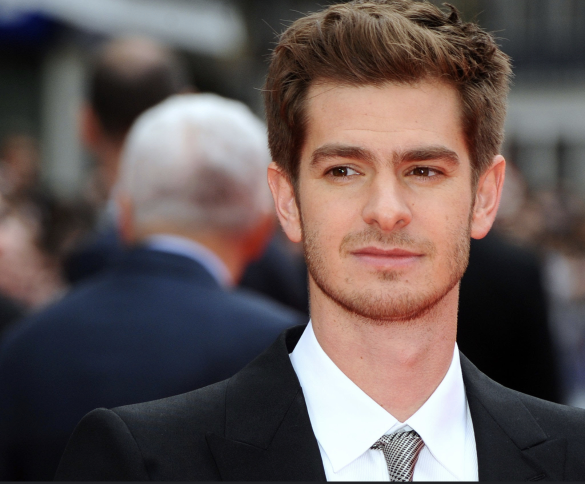
#> input picture img ML2/Andrew Garfield/IMG_2986.PNG, 1170 x 967 px (shown at 1/2 size); its folder holds only this picture in this run
$ python preprocesamiento.py
#> lines starting #> are read from the running program, lines starting #| are printed output that depends on the picture
import os
import cv2
import numpy as np

def preprocesar_imagenes(ruta_origen, ruta_destino, tamano=(1000, 1000)):
    # Crear la carpeta de destino si no existe
#> called with ruta_origen = 'img ML2', ruta_destino = 'img_preprocesadas2', tamano = (1000, 1000)
    if not os.path.exists(ruta_destino):
        os.makedirs(ruta_destino)

    # Cargar el clasificador de detección de rostros
    detector_rostros = cv2.CascadeClassifier(cv2.data.haarcascades + 'haarcascade_frontalface_default.xml')

    for persona in os.listdir(ruta_origen):
        ruta_persona_origen = os.path.join(ruta_origen, persona)
        if os.path.isdir(ruta_persona_origen):  # Comprobar si es una carpeta
            ruta_persona_destino = os.path.join(ruta_destino, persona)
            if not os.path.exists(ruta_persona_destino):
                os.makedirs(ruta_persona_destino)

            for archivo in os.listdir(ruta_persona_origen):
                ruta_completa_origen = os.path.join(ruta_persona_origen, archivo)

                imagen = cv2.imread(ruta_completa_origen)
#> imagen is the input picture: shape (967, 1170, 3); mean B, G, R 85.1, 86.5, 98.9
                if imagen is None:
                    continue  # Saltar al siguiente archivo si no se puede leer

                # Detección de rostros
                rostros = detector_rostros.detectMultiScale(imagen, scaleFactor=1.1, minNeighbors=5, minSize=(30, 30))
#> rostros = [[548, 172, 446, 446]]
                if len(rostros) == 0:
                    continue  # Saltar al siguiente archivo si no se detectan rostros

                # Recorte de rostros
                (x, y, w, h) = rostros[0]
#> x = 548; y = 172; w = 446; h = 446
                rostro_recortado = imagen[y:y+h, x:x+w]
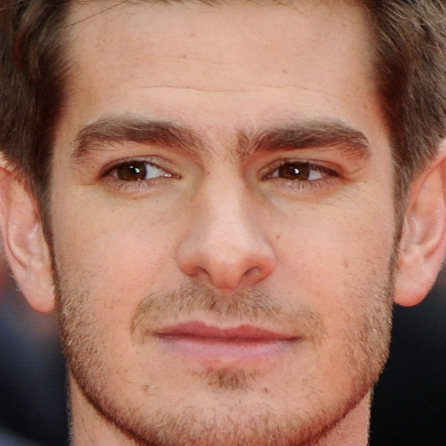
#> rostro_recortado: shape (446, 446, 3); mean B, G, R 99.2, 116.6, 161.5

                # Normalización de iluminación (Ecualización del histograma en escala de grises)
                rostro_gris = cv2.cvtColor(rostro_recortado, cv2.COLOR_BGR2GRAY)
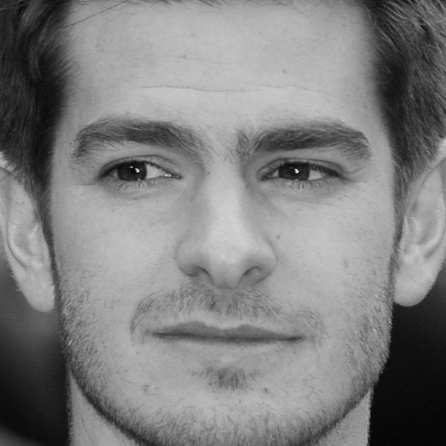
#> rostro_gris: shape (446, 446); min 4, max 238, mean 128.1
                rostro_ecualizado = cv2.equalizeHist(rostro_gris)
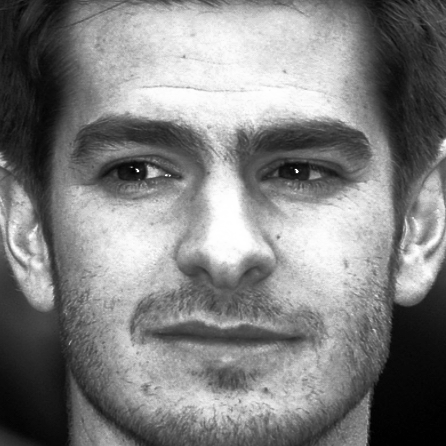
#> rostro_ecualizado: shape (446, 446); min 0, max 255, mean 128.4

                # Redimensionamiento
                rostro_redimensionado = cv2.resize(rostro_ecualizado, tamano)

                ruta_completa_destino = os.path.join(ruta_persona_destino, archivo)
                cv2.imwrite(ruta_completa_destino, rostro_redimensionado)
#> pass 2 of the loop in preprocesar_imagenes, `for persona in os.listdir(ruta_origen):`:
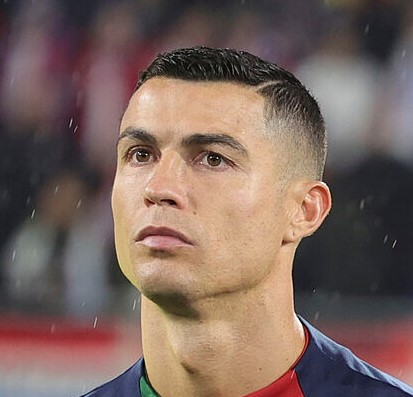
#> input picture img ML2/Cristiano Ronaldo/16844206515156.jpg, 413 x 397 px
#> in preprocesar_imagenes, imagen is the input picture: shape (397, 413, 3); mean B, G, R 94, 101.5, 122.8
#> rostros = [[76, 78, 193, 193]]
#> x = 76; y = 78; w = 193
#> rostro_recortado: shape (193, 193, 3)
#> in preprocesar_imagenes, `rostro_gris = cv2.cvtColor(rostro_recortado, cv2.COLOR_BGR2GRAY)`:
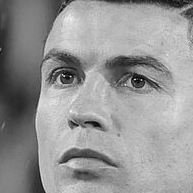
#> rostro_gris: shape (193, 193); min 2, max 252, mean 149.4
#> rostro_ecualizado: shape (193, 193)
#> in preprocesar_imagenes, `rostro_redimensionado = cv2.resize(rostro_ecualizado, tamano)`:
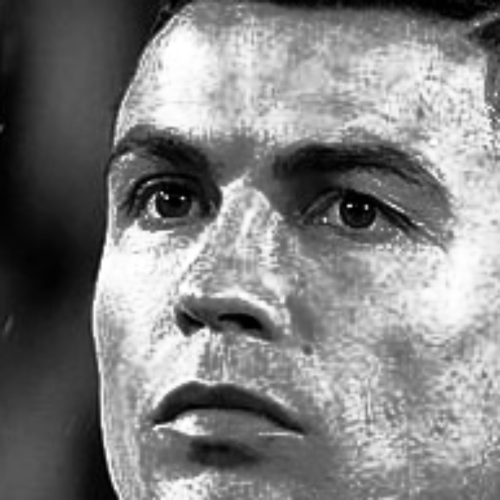
#> rostro_redimensionado: shape (1000, 1000) (shown at 1/2 size); min 0, max 255, mean 128.6

# Rutas de origen y destino
directorio_origen = 'img ML2'
directorio_destino = 'img_preprocesadas2'

# Realizar el preprocesamiento y guardar las imágenes preprocesadas
preprocesar_imagenes(directorio_origen, directorio_destino)
